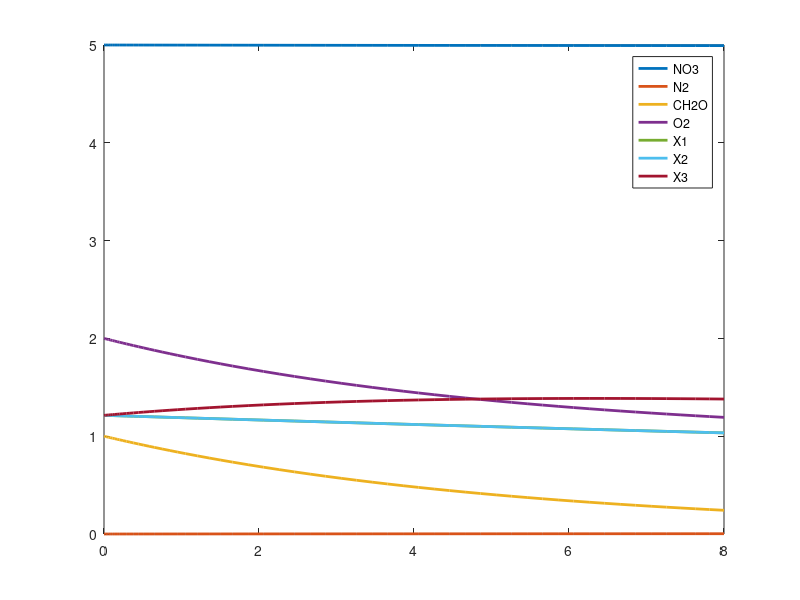

This figure's MATLAB source:
function Nitrogen_model()

% initial values, unit: mg/l
NH4  = 0.0;
NO2  = 0;
NO3  = 5.0;
N2   = 0.0;
CH2O = 1.0;
O2   = 2.0;
X1   = 3.64/3;
X2   = 3.64/3;
X3   = 3.64/3;

% total simulation time
tfinal = 8;     % unit: day

[T, Y] = ode45(@myode, [0 tfinal],[NH4 NO2 NO3 N2 CH2O O2 X1 X2 X3]);

% plot
specs  = {'NH4', 'NO2', 'NO3', 'N2', 'CH2O', 'O2', 'X1', 'X2', 'X3'};
flag = [];
for i = 1 : 9
    if any(Y(:,i) > 1e-3)
        flag = [flag, i];
    end
end
plot(T, Y(:,flag), 'LineWidth', 2)
legend(specs(flag))
end



%--------------------------------------------------------------------------
function dydt = myode(t,y)

mu_max_nit1  = 10;      % unit: 1/day, the maximum substrate utilization rate for nitrification (ammonium -> nitrite)
mu_max_nit2  = 10;      % unit: 1/day, the maximum substrate utilization rate for nitrification (nitrite -> nitrate)
mu_max_denit = 40;      % unit: 1/day, the maximum substrate utilization rate for denitrification (nitrate -> nitrogen)
mu_max_oxid  = 30;      % unit: 1/day, the maximum substrate utilization rate for organic carbon oxidation
K_NH4        = 1;       % unit: mg/l, half saturation constant for NH4+
K_NO2        = 1.8;     % unit: mg/l, half saturation constant for NO2-
K_NO3        = 2.6;     % unit: mg/l, half saturation constant for NO3-
K_O2         = 0.77;    % unit: mg/l, half saturation constant for O2
K_CH2O       = 40;      % unit: mg/l, half saturation constant for CH2O
k_O2I        = 0.01;    % unit: mg/l, oxygen inhibition constant
kb1          = 1;       % unit: mg/l, ammonia-oxidizing biomass inhibition constant
kb2          = 1;       % unit: mg/l, nitrite-oxidizing biomass inhibition constant
kb3          = 0.5;     % unit: mg/l, heterotrophic biomass inhibition constant
yNO2_NH4     = 2.5504;  % ratio of NH4  substrate to NO2 substrate consumed
yNO3_NO2     = 1.3478;  % ratio of NO2  substrate to NO3 substrate consumed
yN2_NO3      = 0.4518;  % ratio of NO3  substrate to N2  substrate consumed
yO2_NH4      = 1.7739;  % ratio of NH4  substrate to O2  substrate consumed
yO2_NO2      = 0.6955;  % ratio of NO2  substrate to O2  substrate consumed
yO2_CH2O     = 1.0657;  % ratio of CH2O substrate to O2  substrate consumed
Y1           = 0.45;    % microbial yield coefficients for autotrophic ammonia-oxidizing bacteria
Y2           = 0.45;    % microbial yield coefficients for autotrophic nitrite-oxidizing bacteria
Y3           = 0.5;     % microbial yield coefficients for heterotrophic bacteria
d1           = 0.02;    % unit: 1/day, death or maintenance rate constant of autotrophic ammonia-oxidizing bacteria
d2           = 0.02;    % unit: 1/day, death or maintenance rate constant of autotrophic nitrite-oxidizing bacteria
d3           = 0.02;    % unit: 1/day, death or maintenance rate constant of heterotrophic biomass
R_NH4        = 1;       % retardation factor for NH4+
R_NO2        = 1;       % retardation factor for NO2-
R_NO3        = 1;       % retardation factor for NO3-
R_N2         = 1;       % retardation factor for N2
R_CH2O       = 1;       % retardation factor for CH2O
R_O2         = 1;       % retardation factor for O2

NH4  = y(1);
NO2  = y(2);
NO3  = y(3);
N2   = y(4);
CH2O = y(5);
O2   = y(6);
X1   = y(7);    % unit: mg/l, concentration of autotrophic ammonia-oxidizing biomass
X2   = y(8);    % unit: mg/l, concentration of autotrophic nitrite-oxidizing biomass
X3   = y(9);    % unit: mg/l, the heterotrophic biomass concentration

r1 = mu_max_nit1*X1*(kb1/(kb1+X1))*(NH4/(K_NH4+NH4))*(O2/(K_O2+O2));    % unit: mg/day, substrate utilization rate by ammonium oxidation process 1
r2 = mu_max_nit2*X2*(kb2/(kb2+X2))*(NO2/(K_NO2+NO2))*(O2/(K_O2+O2));    % unit: mg/day, substrate utilization rate by nitrite oxidation process 2
r3 = mu_max_denit*X3*(kb3/(kb3+X3))*(k_O2I/(k_O2I+O2))*(CH2O/(K_CH2O+CH2O))*(NO3/(K_NO3+NO3));  % unit: mg/day, substrate utilization rate by denitrification
r4 = mu_max_oxid*X3*(kb3/(kb3+X3))*(CH2O/(K_CH2O+CH2O))*(O2/(K_O2+O2)); % unit: mg/day, substrate utilization rate by denitrification

dNH4dt  = - r1 / R_NH4;
dNO2dt  = (yNO2_NH4 * r1 - r2) / R_NO2;
dNO3dt  = (yNO3_NO2 * r2 - r3) / R_NO3;
dN2dt   = (yN2_NO3 * r3) / R_N2;
dCH2Odt = - r4 / R_CH2O;
dO2dt   = (-yO2_NH4 * r1 - yO2_NO2 * r2 - yO2_CH2O * r4) / R_O2;
dX1dt   = Y1 * r1 - X1 * d1;
dX2dt   = Y2 * r2 - X2 * d2;
dX3dt   = Y3 * (r3+r4) - X3 * d3;

dydt = zeros(9,1);
dydt(1) = dNH4dt;
dydt(2) = dNO2dt;
dydt(3) = dNO3dt;
dydt(4) = dN2dt;
dydt(5) = dCH2Odt;
dydt(6) = dO2dt;
dydt(7) = dX1dt;
dydt(8) = dX2dt;
dydt(9) = dX3dt;

end